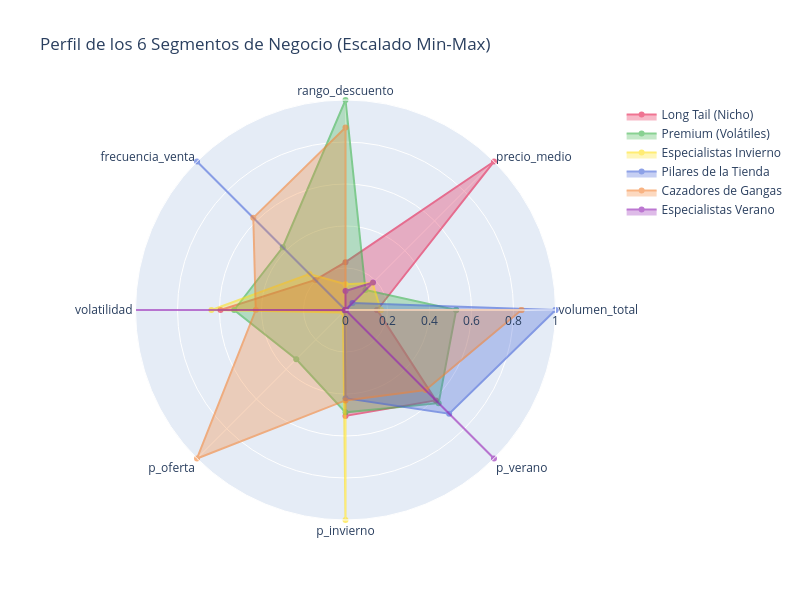

The notebook cell saved with this chart:
### Code cell
import plotly.graph_objects as go
import pandas as pd
from sklearn.preprocessing import MinMaxScaler

# 1. Recuperamos los nombres comerciales
nombres_clusters = {
    0: "Long Tail (Nicho)",
    1: "Premium (Volátiles)",
    2: "Especialistas Invierno",
    3: "Pilares de la Tienda",
    4: "Cazadores de Gangas",
    5: "Especialistas Verano"
}

# 2. Preparamos los datos: Necesitamos las MEDIAS de cada variable por cluster
# Supongo que tu dataframe agrupado y con la columna 'cluster' se llama df_cluster
resumen_medias = df_cluster.groupby('cluster')[columnas_analisis].mean()
resumen_medias.rename(index=nombres_clusters, inplace=True)

# 3. Escalamos los datos de 0 a 1 SOLO para el gráfico 
# (Para que el Precio en dólares y la Frecuencia en % quepan en la misma escala visual)
scaler_radar = MinMaxScaler()
resumen_escalado = pd.DataFrame(
    scaler_radar.fit_transform(resumen_medias), 
    columns=resumen_medias.columns, 
    index=resumen_medias.index
)

# 4. Generamos el Gráfico de Radar
variables = resumen_escalado.columns.tolist()
variables += [variables[0]] # Cerramos el polígono repitiendo el primer valor

fig = go.Figure()

colores = ['#e6194b', '#3cb44b', '#ffe119', '#4363d8', '#f58231', '#911eb4']

for i, (nombre_cluster, fila) in enumerate(resumen_escalado.iterrows()):
    valores = fila.tolist()
    valores += [valores[0]] # Cerramos el polígono
    
    fig.add_trace(go.Scatterpolar(
        r=valores,
        theta=variables,
        fill='toself',
        name=nombre_cluster,
        line_color=colores[i],
        opacity=0.6
    ))

fig.update_layout(
    polar=dict(
        radialaxis=dict(visible=True, range=[0, 1])
    ),
    showlegend=True,
    title="Perfil de los 6 Segmentos de Negocio (Escalado Min-Max)",
    width=800,
    height=600
)

fig.show()

### Figure 1 — Plotly figure (JSON) as saved in the notebook; plotly's stock layout.template omitted (floating-point values rounded to 4 significant figures)
{"data": [{"fill": "toself", "line": {"color": "#e6194b"}, "name": "Long Tail (Nicho)", "opacity": 0.6, "r": [0.1508, 1, 0.2277, 0.2028, 0.5952, 0.003112, 0.5044, 0.6086, 0.1508], "theta": ["volumen_total", "precio_medio", "rango_descuento", "frecuencia_venta", "volatilidad", "p_oferta", "p_invierno", "p_verano", "volumen_total"], "type": "scatterpolar"}, {"fill": "toself", "line": {"color": "#3cb44b"}, "name": "Premium (Volátiles)", "opacity": 0.6, "r": [0.527, 0.1346, 1, 0.4225, 0.5301, 0.3315, 0.4875, 0.6273, 0.527], "theta": ["volumen_total", "precio_medio", "rango_descuento", "frecuencia_venta", "volatilidad", "p_oferta", "p_invierno", "p_verano", "volumen_total"], "type": "scatterpolar"}, {"fill": "toself", "line": {"color": "#ffe119"}, "name": "Especialistas Invierno", "opacity": 0.6, "r": [0.1681, 0.1817, 0.123, 0.2426, 0.6384, 0.01708, 1, 0, 0.1681], "theta": ["volumen_total", "precio_medio", "rango_descuento", "frecuencia_venta", "volatilidad", "p_oferta", "p_invierno", "p_verano", "volumen_total"], "type": "scatterpolar"}, {"fill": "toself", "line": {"color": "#4363d8"}, "name": "Pilares de la Tienda", "opacity": 0.6, "r": [1, 0.0471, 0, 1, 0, 0.005624, 0.4199, 0.6981, 1], "theta": ["volumen_total", "precio_medio", "rango_descuento", "frecuencia_venta", "volatilidad", "p_oferta", "p_invierno", "p_verano", "volumen_total"], "type": "scatterpolar"}, {"fill": "toself", "line": {"color": "#f58231"}, "name": "Cazadores de Gangas", "opacity": 0.6, "r": [0.8381, 0, 0.869, 0.6209, 0.4273, 1.0, 0.4306, 0.5391, 0.8381], "theta": ["volumen_total", "precio_medio", "rango_descuento", "frecuencia_venta", "volatilidad", "p_oferta", "p_invierno", "p_verano", "volumen_total"], "type": "scatterpolar"}, {"fill": "toself", "line": {"color": "#911eb4"}, "name": "Especialistas Verano", "opacity": 0.6, "r": [0, 0.1854, 0.09039, 0, 1.0, 0, 0, 1, 0], "theta": ["volumen_total", "precio_medio", "rango_descuento", "frecuencia_venta", "volatilidad", "p_oferta", "p_invierno", "p_verano", "volumen_total"], "type": "scatterpolar"}], "layout": {"height": 600, "polar": {"radialaxis": {"range": [0, 1], "visible": true}}, "showlegend": true, "title": {"text": "Perfil de los 6 Segmentos de Negocio (Escalado Min-Max)"}, "width": 800}}
